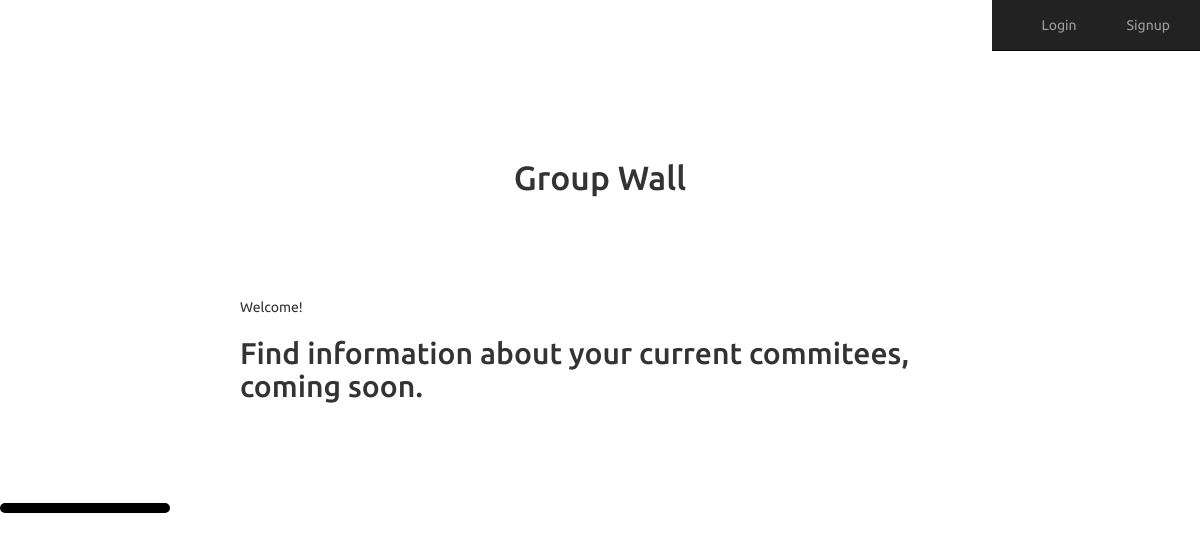
The app's page /groups/, older data.
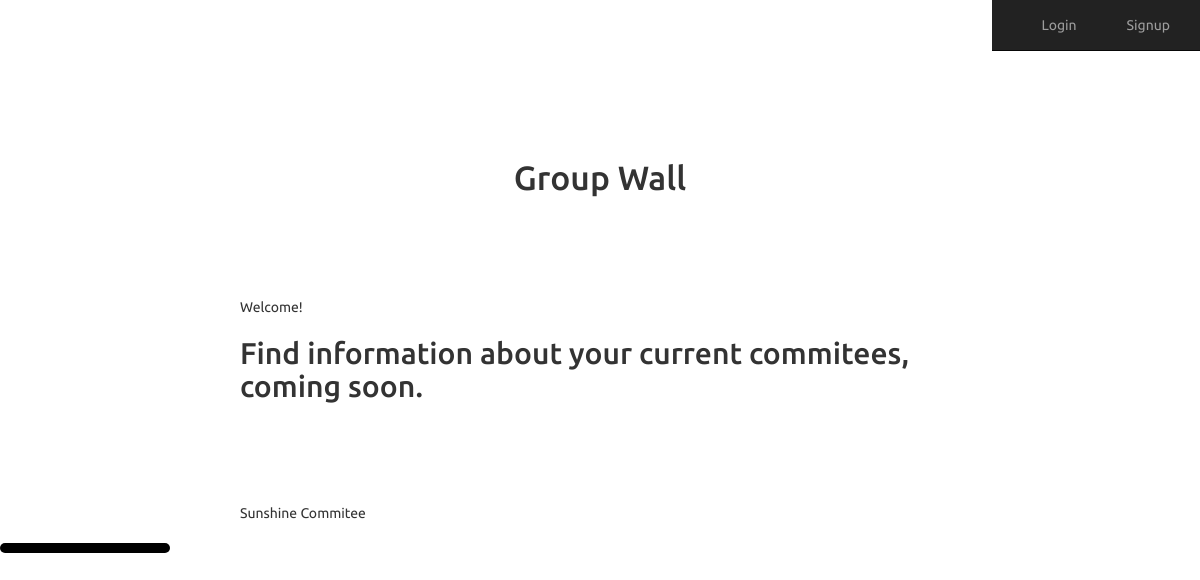
The same page, newer data.
### groups/models.py (models this page shows)
class Group(models.Model):
    groupName = models.CharField(max_length=100)
    employee = models.ForeignKey(User,on_delete=models.CASCADE, default=None)

### groups/views.py (the view)
def group_list(request):
    group = Group.objects.all()
    return render(request,'groups/group_list.html',{'group':group})

### groups/templates/groups/group_list.html (shortened to what this page needs)
{% extends 'base_layout.html' %}
{% block content %}
  <h1>Group Wall</h1>
  <p>Welcome!</p>
<h2> Find information about your current commitees, coming soon.</h2>
{% for grp in group %}
  {{grp.groupName}}
{% endfor %}
{% endblock %}

Row changes from the older to the newer data that the page shows:
added Group: groupName "Sunshine Commitee"
